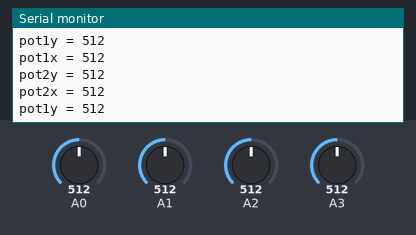
The sketch below on a simulated Arduino Uno, built with avr-gcc and run on an emulated ATmega328P. Shown: the last lines printed to the serial monitor. The test bench sets the inputs (shaded band); at power-on: A0 = 512, A1 = 512, A2 = 512, A3 = 512.

Above: at 4.8 s.
4.9 s: A0 set to 716
At 5.8 s:
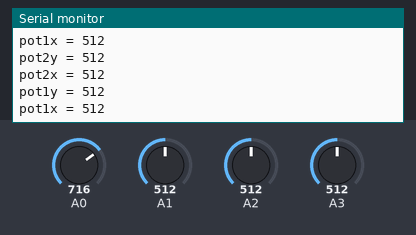
9.9 s: A1 set to 716
At 10.8 s:
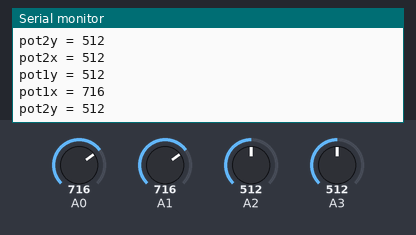
14.9 s: A2 set to 716
At 15.8 s:
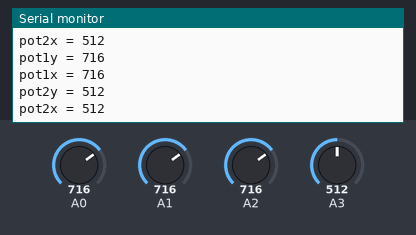
19.9 s: A3 set to 716
At 20.8 s:
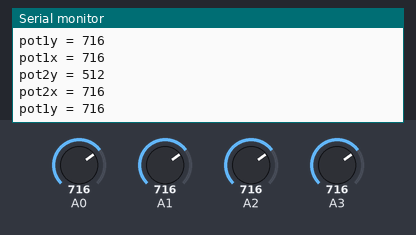
24.9 s: A0 set to 992
At 25.8 s:
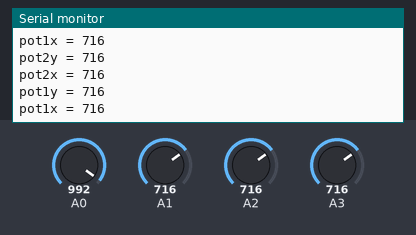
29.9 s: A1 set to 992
At 30.8 s:
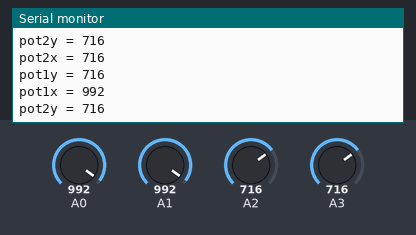
Timing chart, 0 to 32.9 s (numbered marks = the images above; inputs shaded):
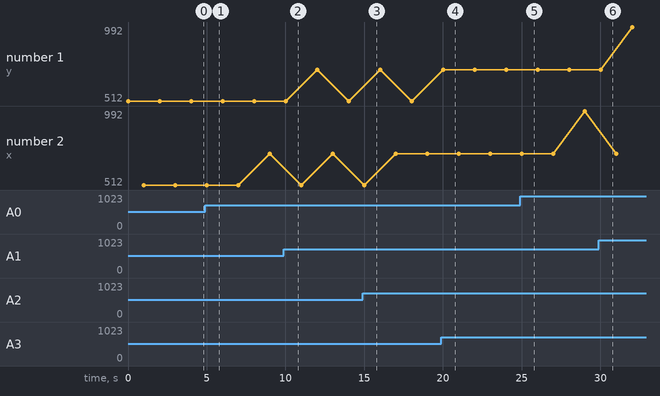

Measured:
- plotted number 2: 512 → 716 after the input at 4.9 s, 716 → 992 after the input at 24.9 s

The sketch:

sketch_dec27a.ino
```cpp
int pot1x;
int pot1y;
int pot2x;
int pot2y;
void setup() {
Serial.begin(9600);
pinMode(A0, INPUT);
pinMode(A1, INPUT);
pinMode(A2, INPUT);
pinMode(A3, INPUT);
}
void loop() {
pot1x = analogRead(A0);
pot1y = analogRead(A1);
pot2x = analogRead(A2);
pot2y = analogRead(A3);

Serial.print("pot1y = ");
Serial.println(pot1y);
delay(1000);
Serial.print("pot1x = ");
Serial.println(pot1x);
delay(1000);
Serial.print("pot2y = ");
Serial.println(pot2y);
delay(1000);
Serial.print("pot2x = ");
Serial.println(pot2x);
delay(1000);
}
```
